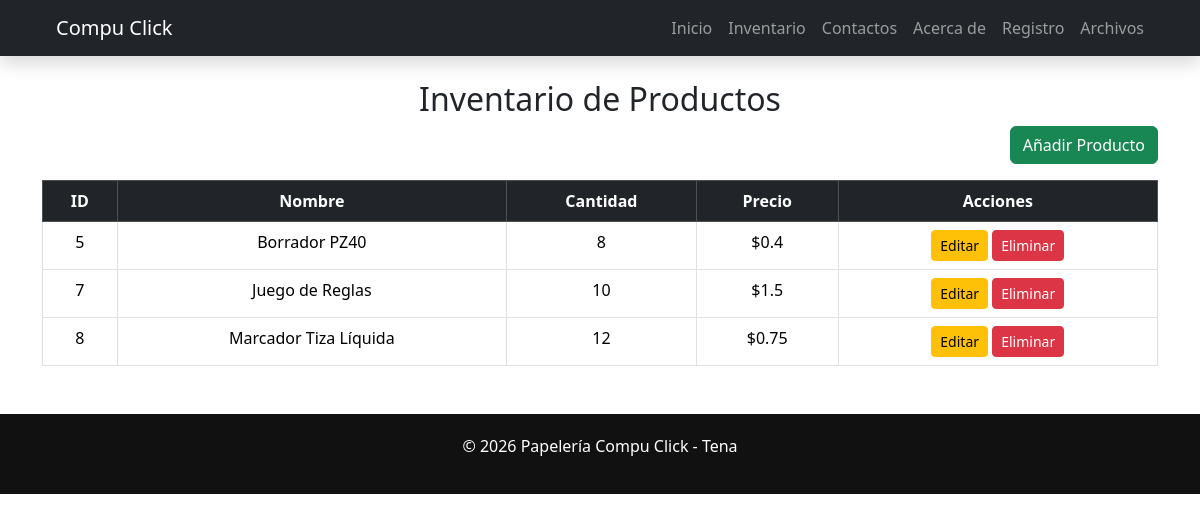
Page /inventario on the committed database.
### tables this page shows
CREATE TABLE productos (
            id INTEGER PRIMARY KEY AUTOINCREMENT,
            nombre TEXT NOT NULL,
            cantidad INTEGER NOT NULL,
            precio REAL NOT NULL
        );

### app.py (the view)
@app.route('/inventario')
def ver_inventario():
    productos = inventario.obtener_todos()
    return render_template('inventario.html', productos=productos)

### inventario.py (called while the page is built)
    def obtener_todos(self):
        conexion = sqlite3.connect(RUTA_DB)
        cursor = conexion.cursor()
        cursor.execute("SELECT * FROM productos")
        productos = cursor.fetchall()
        conexion.close()
        return productos

### templates/inventario.html (shortened to what this page needs)
{% extends "base.html" %}
{% block content %}
<div class="container my-5">
    <h2 class="text-center">Inventario de Productos</h2>
    <div class="text-end mb-3">
        <a href="{{ url_for('agregar') }}" class="btn btn-success">
            Añadir Producto
        </a>
    </div>
    <table class="table table-bordered table-hover">
        <thead class="table-dark">
            <tr>
                <th>ID</th>
                <th>Nombre</th>
                <th>Cantidad</th>
                <th>Precio</th>
                <th>Acciones</th>
            </tr>
        </thead>
        <tbody>
            {% if productos %}
                {% for producto in productos %}
                <tr>
                    <td>{{ producto[0] }}</td>
                    <td>{{ producto[1] }}</td>
                    <td>{{ producto[2] }}</td>
                    <td>${{ producto[3] }}</td>
                    <td>
                        <a href="{{ url_for('editar_producto', id=producto[0]) }}"
                           class="btn btn-warning btn-sm">
                            Editar
                        </a>
                        <a href="{{ url_for('eliminar', id=producto[0]) }}"
                           class="btn btn-danger btn-sm"
                           onclick="return confirm('¿Está seguro de eliminar este producto?');">
                            Eliminar
                        </a>
                    </td>
                </tr>
                {% endfor %}
            {% else %}
                <tr>
                    <td colspan="5" class="text-center">
                        No hay productos registrados.
                    </td>
                </tr>
            {% endif %}
        </tbody>
    </table>
</div>
{% endblock %}

### static/css/styles.css (style rules this page uses)
body { font-family: 'Segoe UI', Arial, sans-serif; }
.table th, .table td { text-align: center; }
.btn-success, .btn-warning, .btn-danger { transition: 0.3s ease; }

### rows in the picture
productos: id "5", nombre "Borrador PZ40", cantidad "8", precio "0.4"
productos: id "7", nombre "Juego de Reglas", cantidad "10", precio "1.5"
productos: id "8", nombre "Marcador Tiza Líquida", cantidad "12", precio "0.75"
